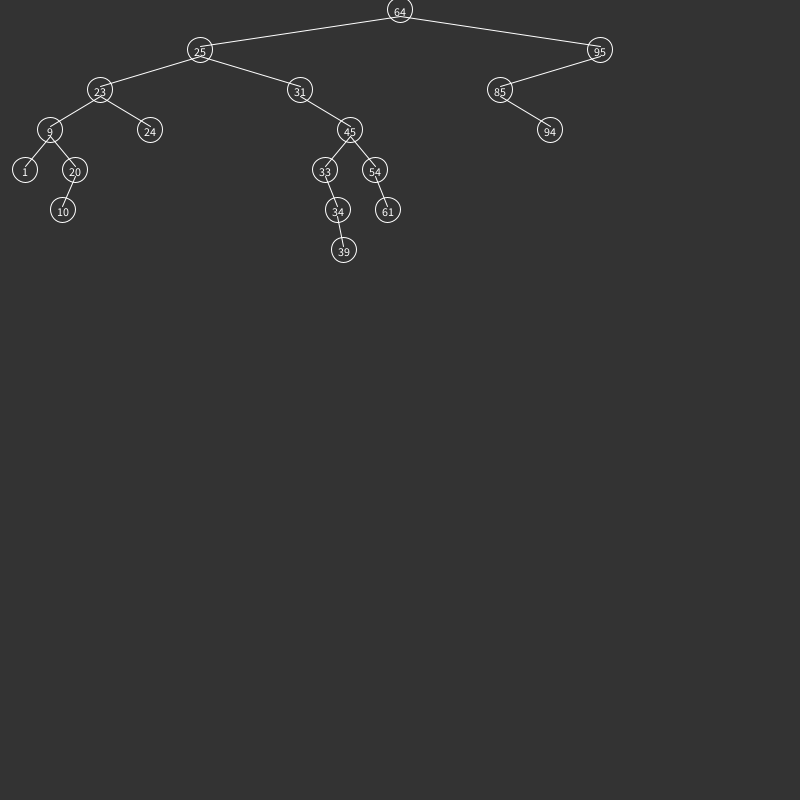
Frame 1 (no input)
Frame 60 (the mouse pressed at the canvas centre just before this capture): identical to frame 1, image omitted
Frame 120 (the mouse held since frame 60 and released just before this capture): identical to frame 1, image omitted

The Processing sketch that drew this single still picture (run headless with seeded random() and noise(); from frame 60 on, the mouse is pressed at the canvas centre):

// Processing sketch: binaryTree
// ── binaryTree.pde
Node root;
Tree tree;

void setup() {
  size(800, 800);
  background(51);

  int[] data = {11, 34, 23, 54, 32, 69, 77, 45, 9, 45};

  root = new Node(10);

  Node node;
  node = root;

  Node newNode;

  boolean nodeAdded = false;

  for (int i = 0; i < data.length; i++) {
    node = root;
    newNode = new Node(data[i]);

    while (!nodeAdded) {

      if (node.val < newNode.val) {

        if (node.right == null) {
          node.right = newNode;
          nodeAdded = true;
        } else {
          node = node.right;
        }
      } else {
        if (node.left == null) {
          node.left = newNode;
          nodeAdded = true;
        } else {
          node = node.left;
        }
      }
    }
  }

  tree = new Tree();

  for (int i = 0; i < 20; i++) {
    tree.addValue(int(random(100)));
  }
  
  tree.traverse();
  
  node = tree.search(3);
  if (node != null) {
    println(node.val);
  } else {
    println(node);
  }
}

void draw() {
}
// ── node.pde
class Node {
  Node left = null;
  Node right = null;
  int val;
  float x;
  float y;

  Node(int val_) {
    val = val_;
  }

  void addNode(Node n) {
    if (n.val < val) {
      if (left == null) {
        left = n;
        left.x = x - width/(4*pow(2, (y - 16) / 40));
        left.y = y + 40;
      } else {
        left.addNode(n);
      }
    } else if (n.val > val) {
      if (right == null) {
        right = n;
        right.x = x + width/(4*pow(2, (y - 16) / 40));
        right.y = y + 40;
      } else {
        right.addNode(n);
      }
    }
  }

  void visit() {
    if (left != null) {
      left.visit();
      stroke(255);
      line(x, y, left.x, left.y-10);
    }
    println(val);
    stroke(255);
    noFill();
    ellipse(x, y-6.25, 25, 25);
    fill(255);
    noStroke();
    textAlign(CENTER);
    text(val, x, y);
    if (right != null) {
      right.visit();
      stroke(255);
      line(x, y, right.x, right.y-10);
    }
  }

  Node search(int val_) {
    if (val == val_) {
      //println("Found ", val);
      return this;
    } else if (val_ < val && left != null) {
      return left.search(val_);
    } else if (val_ > val && right != null) {
      return right.search(val_);
    }
    return null;
  }
}
// ── tree.pde
class Tree {
  Node root = null;

  Tree() {
  }

  void addValue(int val) {
    Node n = new Node(val);
    if (root == null) {
      root = n;
      root.x = width/2;
      root.y = 16;
    }else{
      root.addNode(n);
    }
  }
  
  void traverse(){
    root.visit();
  }
  
  Node search(int val){
    Node node = root.search(val);
    return node;
  }
  
}
